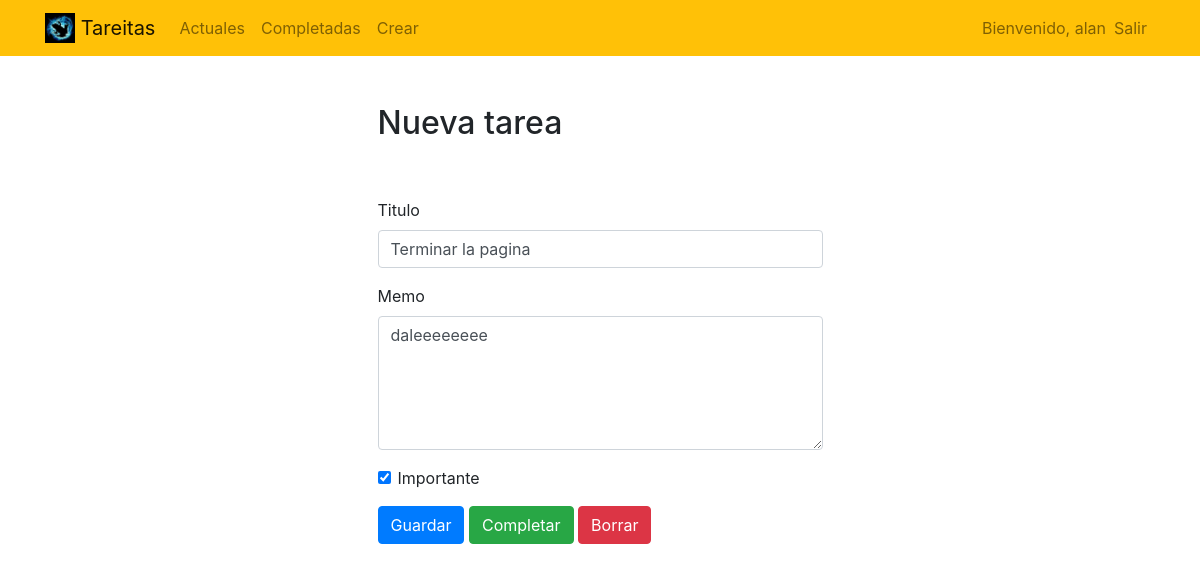
The page /pendiente/5 (signed in) on the database its author committed.
### pendiente/models.py (models this page shows, shortened)
class Pendiente(models.Model):
    title=models.CharField(max_length=150)
    memo=models.TextField(blank=True)
    created_at=models.DateTimeField(auto_now_add=True)
    datecompleted=models.DateTimeField(null=True,blank=True)
    important=models.BooleanField(default=False)
    created_by=models.ForeignKey(User, on_delete=models.CASCADE)

### pendiente/views.py (the view, shortened to what this page needs)
# urls.py: path('pendiente/<int:pendiente_pk>',verpendiente,name='verpendiente'),
@login_required
def verpendiente(request,pendiente_pk):
    pendiente=get_object_or_404(Pendiente,pk=pendiente_pk,created_by=request.user)
    form = PendienteForm(instance=pendiente)
    context_dict={
        'pendiente':pendiente,
    }
    if request.method=='GET':
        form = PendienteForm(instance=pendiente)
        context_dict.update({'form':form})
        return render(request, 'pendiente/verpendiente.html',context_dict)

### pendiente/forms.py
class PendienteForm(ModelForm):
    class Meta:
        model = Pendiente
        fields=['title','memo','important']

### pendiente/templates/pendiente/verpendiente.html (shortened to what this page needs)
{% extends 'pendiente/base.html' %}
{% block content %}
    <div class="row justify-content-center mt-5">
        <div class="col-md-5">
            <h2>Nueva tarea</h2>
        </div>
    </div>
    <div class="row justify-content-center mt-5">
        <div class="col-md-5">
            <form method="POST">
                <div class="form-group">
                    <label for="title">Titulo</label>
                    <input type="text" name="title" class="form-control" id="title" value="{{ pendiente.title }}" required>
                </div>
                <div class="form-group">
                    <label for="memo">Memo</label>
                    <textarea name="memo" rows="5" class="form-control" id="memo" >{{ pendiente.memo }}</textarea>
                </div>
                <div class="form-group form-check">
                    <input type="checkbox" name="important" class="form-check-input" id="important" {% if pendiente.important %}checked{% endif %}>
                    <label class="form-check-label" for="important">Importante</label>
                </div>
                <button type="submit" class="btn btn-primary">Guardar</button>
                <button type="button" class="btn btn-success" onclick="$('#complete').click()">Completar</button>
                <button type="button" class="btn btn-danger" onclick="$('#delete').click()">Borrar</button>
            </form>
        </div>
    </div>
{% endblock %}

### pendiente/templates/pendiente/base.html (shortened to what this page needs)
{% load static %}
<!doctype html>
<html lang="en">
<head>
    <link rel="stylesheet" href="https://stackpath.bootstrapcdn.com/bootstrap/4.4.1/css/bootstrap.min.css">
</head>
<body>
<nav class="navbar navbar-expand-md navbar-light bg-warning">
<div class="container">
    <a class="navbar-brand" href="{% url 'index' %}">
         <img src="{% static 'pendiente/logo.png' %}" width="30" height="30" class="d-inline-block align-top">
        <span>Tareitas</span>
    </a>
    <div class="collapse navbar-collapse" id="navbarNav">
    {% if user.is_authenticated %}
        <ul class="navbar-nav mr-auto">
                <li class="nav-item {{ current }}">
                    <a class="nav-link" href="{% url 'currenttodos' %}">Actuales</a>
                </li>
                <li class="nav-item {{ completed }}">
                    <a class="nav-link" href="{% url 'completed' %}">Completadas</a>
                </li>
                <li class="nav-item {{ create }}">
                    <a class="nav-link" href="{% url 'crearpendiente' %}">Crear</a>
                </li>
        </ul>
    {% endif %}
    <ul class="navbar-nav ml-auto">
            {% if user.is_authenticated %}
                <li class="nav-item">
                    <span class="navbar-text"> Bienvenido, {{ request.user.username }} </span>
                </li>
                <li class="nav-item">
                    <a href="#" onclick="$('#signOutBtn').click()" class="nav-link">Salir</a>
                </li>
            {% endif %}
        </ul>
    </div>
</div>
</nav>
<div class="container">
{% block content %}{% endblock %}
</div>
</body>
</html>

### rows shown on the page
Pendiente: title "Terminar la pagina", memo "daleeeeeeee", important "☑"

### other values the page prints
{{ request.user.username }} "alan"
